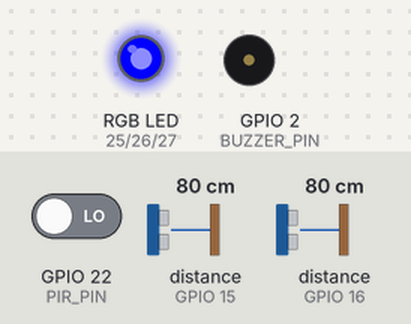
Bench run of a sketch on a simulated ESP8266 (NodeMCU). On the bench: an RGB LED mixed from three pins (HIGH = lit), buzzer (waves = sounding, pin HIGH). Wiring (inferred from the names in the program): 2 × ultrasonic range finder: trigger GPIO 4, echo GPIO 15 / trigger A0, echo GPIO 16. The test bench sets the inputs (shaded band); at power-on: distance to the obstacle (sensors on GPIO 15, GPIO 16) 80 cm, GPIO 22 (PIR_PIN) LOW. The echo pulse lasts 58.3 µs per cm; WiFi joins after 1.5 s; servers stay silent unless stated; uploads are accepted with an empty reply; pins used as bus, display or sensor lines are not drawn; what the sketch prints to the serial monitor is not drawn.

Above: at 0.1 s.
At 2.7 s:
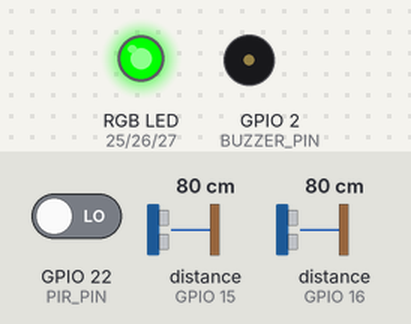
2.8 s: distance to the obstacle (sensor on GPIO 15) set to 54 cm
4.3 s: distance to the obstacle (sensor on GPIO 15) set to 46 cm
At 4.8 s:
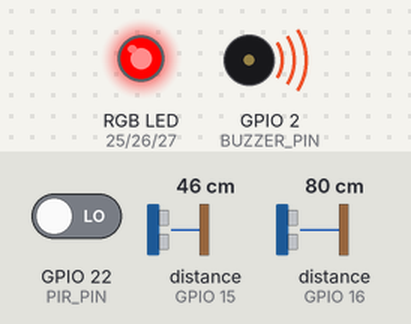
Timing chart, 0 to 7.3 s (numbered marks = the images above; inputs shaded):
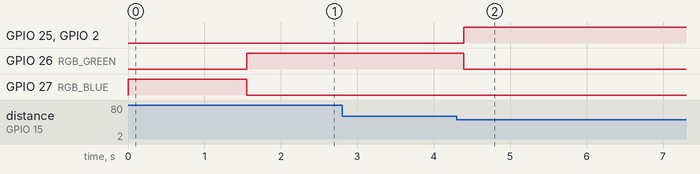

Measured:
- the behaviour switches between 51 and 50 cm on distance to the obstacle (sensor on GPIO 15) (found by bisection; images 1 and 2)
- after the input at 2.8 s, every drawn part: stays the same
- after the input at 4.3 s, GPIO 25 (RGB_RED), GPIO 2 (BUZZER_PIN): LOW → HIGH after 0.09 s; GPIO 26 (RGB_GREEN): HIGH → LOW after 0.09 s

The sketch:

Neighborhood_Alarm.ino
```cpp
#include <WiFi.h>
#include <HTTPClient.h>
#include <SPI.h>
#include <MFRC522.h>
#include <IRremoteESP8266.h>
#include <IRrecv.h>
#include <IRutils.h>

const char* ssid = "YOUR_WIFI_SSID";
const char* password = "YOUR_WIFI_PASSWORD";

const char* apiUrl = "http://192.168.1.144/alarm";

#define PIR_PIN 22

#define US1_TRIG 17
#define US1_ECHO 16
#define US2_TRIG 4
#define US2_ECHO 15

#define IR_PIN 21

#define BUZZER_PIN 2

#define RGB_RED 25
#define RGB_GREEN 26
#define RGB_BLUE 27

#define RFID_SS_PIN 5
#define RFID_RST_PIN 0

MFRC522 rfid(RFID_SS_PIN, RFID_RST_PIN);

IRrecv irrecv(IR_PIN, 1024, 15, true);
decode_results results;

bool alarmTriggered = false;
unsigned long lastTriggerTime = 0;

void setRGB(uint8_t r, uint8_t g, uint8_t b) {
  analogWrite(RGB_RED, r);
  analogWrite(RGB_GREEN, g);
  analogWrite(RGB_BLUE, b);
}

void triggerAlarm(const char* cause) {
  if (!alarmTriggered) {
    alarmTriggered = true;
    lastTriggerTime = millis();
    digitalWrite(BUZZER_PIN, HIGH);
    setRGB(255, 0, 0);
    Serial.printf("ALARM TRIGGERED by %s\n", cause);

    if (WiFi.status() == WL_CONNECTED) {
      HTTPClient http;
      http.begin(apiUrl);
      http.addHeader("Content-Type", "application/json");
      String payload = String("{\"cause\":\"") + cause + "\"}";
      int httpCode = http.POST(payload);
      Serial.printf("API POST code: %d\n", httpCode);
      http.end();
    }
  }
}

float readUltrasonic(uint8_t trigPin, uint8_t echoPin) {
  digitalWrite(trigPin, LOW); delayMicroseconds(2);
  digitalWrite(trigPin, HIGH); delayMicroseconds(10);
  digitalWrite(trigPin, LOW);
  long duration = pulseIn(echoPin, HIGH, 30000);
  return duration * 0.034 / 2;
}

void setup() {
  Serial.begin(115200);

  pinMode(PIR_PIN, INPUT);
  pinMode(US1_TRIG, OUTPUT); pinMode(US1_ECHO, INPUT);
  pinMode(US2_TRIG, OUTPUT); pinMode(US2_ECHO, INPUT);
  pinMode(IR_PIN, INPUT);
  pinMode(BUZZER_PIN, OUTPUT); digitalWrite(BUZZER_PIN, LOW);
  pinMode(RGB_RED, OUTPUT); pinMode(RGB_GREEN, OUTPUT); pinMode(RGB_BLUE, OUTPUT);

  setRGB(0, 0, 255);

  WiFi.begin(ssid, password);
  Serial.print("Connecting to WiFi");
  while (WiFi.status() != WL_CONNECTED) { delay(500); Serial.print("."); }
  Serial.println("\nWiFi connected");

  SPI.begin();
  rfid.PCD_Init();

  irrecv.enableIRIn();

  setRGB(0, 255, 0);
}

void loop() {
  if (digitalRead(PIR_PIN) == HIGH) {
    triggerAlarm("PIR");
  }

  float us1 = readUltrasonic(US1_TRIG, US1_ECHO);
  float us2 = readUltrasonic(US2_TRIG, US2_ECHO);
  if ((us1 > 0 && us1 < 50) || (us2 > 0 && us2 < 50)) {
    triggerAlarm("Ultrasonic");
  }

  if (irrecv.decode(&results)) {
    triggerAlarm("IR");
    Serial.printf("IR code: 0x%X\n", results.value);
    irrecv.resume();
  }

  if (rfid.PICC_IsNewCardPresent() && rfid.PICC_ReadCardSerial()) {
    Serial.print("RFID UID: ");
    for (byte i = 0; i < rfid.uid.size; i++) Serial.printf("%02X ", rfid.uid.uidByte[i]);
    Serial.println();
    triggerAlarm("RFID");
    rfid.PICC_HaltA();
    rfid.PCD_StopCrypto1();
  }

  if (alarmTriggered && millis() - lastTriggerTime > 10000) {
    alarmTriggered = false;
    digitalWrite(BUZZER_PIN, LOW);
    setRGB(0, 255, 0);
    Serial.println("Alarm reset");
  }

  delay(100);
}
```
